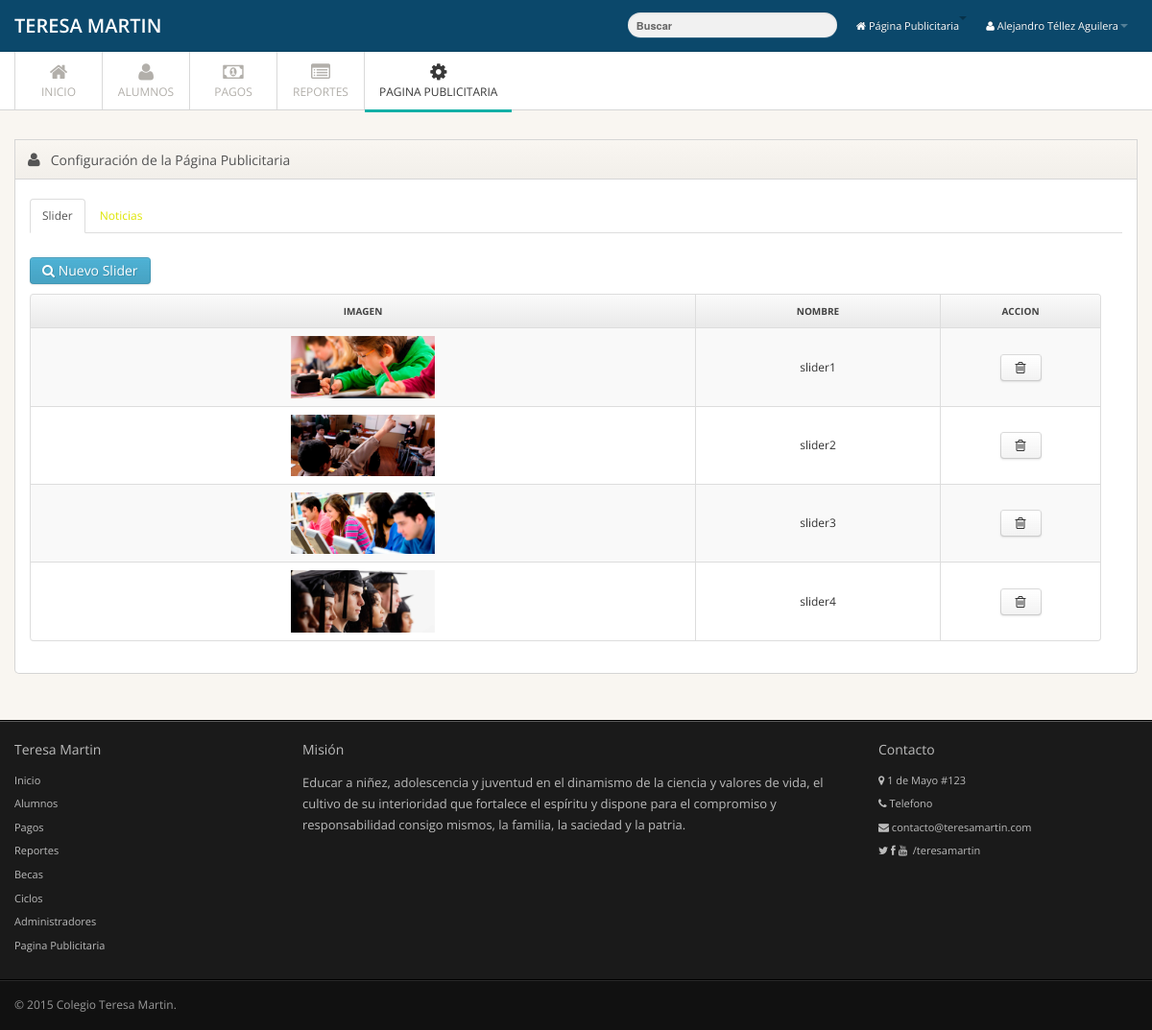
Screenshot of /admin/Configuracion/configpublic.php (signed in) with the database file from the repository.
### tables this page shows
CREATE TABLE IF NOT EXISTS `slider` (
`idslider` int(11) NOT NULL,
  `url` varchar(100) NOT NULL,
  `nombre` varchar(50) NOT NULL
);

### admin/Clases/conexion.php (called while the page is built, shortened)
<?php
class Conexion
{
private static $instancia;
private $con;
private function __construct()
{
    try
    {
    $this->con = new PDO("mysql:host=localhost;dbname=teresamartin",'root','');
    $this->con->exec("SET CHARSET SET utf8");
    }
    catch(PDOEception $e)
    {
        echo "Error:" . $e->getMessage();
        die();
    }
}
  public static function singleton_conexion()
    {
    if(!isset(self::$instancia)){
    self::$instancia = new $miclase;
    }
    return self::$instancia;
    }
public function prepare($sql)
{
return $this->con->prepare($sql);
}
}

### admin/Clases/Slider.php (called while the page is built, shortened)
<?php
require_once 'conexion.php';
class Slider{
   private $con;
   function __construct()
   {
      $this->con = Conexion::singleton_conexion();
   }
   public function get_slider($idslider = null){
       try{
         $sql = "SELECT * FROM slider";
      $consulta = $this->con->prepare($sql);
            $consulta->execute();
      if($consulta->rowCount() > 0){
         return $consulta;
      }else{
         return FALSE;
      }
      }catch(PDOException $ex) {
           print "Error:". $e->getMessage();
       }
   }
}

### admin/Configuracion/configpublic.php (the view, shortened to what this page needs)
<?php
include_once '../Clases/Slider.php';
$slide = new Slider();
$datos = $slide->get_slider(null);
?>
<!DOCTYPE html>
<html lang="es">
   <head>
      <link href="../../assets/css/bootstrap.min.css" rel="stylesheet">
      <link href="../../assets/css/bootstrap-responsive.min.css" rel="stylesheet">
      <link href="../../assets/css/font-awesome2.css" rel="stylesheet">
      <link href="../../assets/css/style.css" rel="stylesheet">
      <link href="../../assets/css/pages/dashboard.css" rel="stylesheet">
      <link href="../../assets/css/styleAAA.css" rel="stylesheet">
   </head>
   <body>
      <div class="navbar navbar-fixed-top">
         <div class="navbar-inner">
            <div class="container">
               <a class="brand" href="../index.php">TERESA MARTIN </a>
               <div class="nav-collapse">
                  <ul class="nav pull-right">
                     <li>
                        <a href="../../index.php" ><i class="icon-home"></i>&nbsp;Página Publicitaria<b class="caret"></b></a>
                     </li>
                     <li class="dropdown">
                        <a href="#" class="dropdown-toggle" data-toggle="dropdown"><i class="icon-user"></i>&nbsp;<?php echo $_SESSION['nombre']?><b class="caret"></b></a>
                     </li>
                  </ul>
                  <form class="navbar-search pull-right">
                     <input type="text" class="search-query" placeholder="Buscar">
                  </form>
               </div>
            </div>
         </div>
      </div>
      <div class="subnavbar">
         <div class="subnavbar-inner">
            <div class="container">
               <ul class="mainnav">
                  <li><a href="../index.php"><i class="icon-home"></i><span>Inicio</span> </a> </li>
                  <li><a href="../Alumno/alumnos.php"><i class=" icon-user"></i><span>Alumnos</span> </a> </li>
                  <li><a href="../Pago/pagos.php"><i class=" icon-money"></i><span>Pagos</span> </a> </li>
                  <li><a href="../Reportes/reportes.php"><i class="icon-list-alt"></i><span>Reportes</span> </a> </li>
                  <li  class="active"><a href="configpublic.php"><i class="icon-cog"></i><span>Pagina Publicitaria</span> </a> </li>
               </ul>
            </div>
         </div>
      </div>
      <div class="main">
         <div class="main-inner">
            <div class="container">
               <div class="row">
                  <div class="span12">
                     <div class="widget ">
                        <div class="widget-header">
                           <i class="icon-user"></i>
                           <h3>Configuración de la Página Publicitaria</h3>
                        </div>
                        <div class="widget-content">
                           <div class="tabbable">
                              <ul class="nav nav-tabs" id="nav-configpublic">
                                 <li class="active">
                                    <a href="#slider" data-toggle="tab">Slider</a>
                                 </li>
                                 <li><a href="#noticias" data-toggle="tab">Noticias</a></li>
                              </ul>
                              <br>
                              <div class="tab-content">
                                 <div class="tab-pane <?php if(!isset($_GET['active'])){echo "active";}?>" id="slider">
                                    <div class="container">
                                       <div class="row">
                                          <div class="span12 configpublic">
                                             <a href="#" class="shortcut btn btn-info" data-toggle="modal" data-target="#nuevoslider">
                                                <i class="shortcut-icon icon-search"></i>
                                                <span class="shortcut-label">Nuevo Slider</span>
                                             </a>
                                             <br>
                                             <table class="table table-striped table-bordered get_table table_configpublic"  id="">
                                                <thead>
                                                   <tr>
                                                      <th> Imagen </th>
                                                      <th> Nombre </th>
                                                      <th class="td-actions">Accion </th>
                                                   </tr>
                                                </thead>
                                                <tbody><?php
while ($row = $datos->fetchObject()){
                                                   ?><tr>
                                                   <td><img src="../../<?php echo $row->url;?>" class="img-responsive img-rounded" alt=""></td>
                                                   <td><?php echo $row->nombre;?></td>
                                                   <td>
                                                      <span id="tooltip-ver" class="input-group-addon mitooltip" title="Eliminar Slider" data-placement="top">
                                                         <a class="btn btn-bigger btn-invert" href="../Slider/del_slider.php?idslider=<?php echo $row->idslider;?>&url=<?php echo $row->url;?>">
                                                            <i class="btn-icon-only icon-trash"> </i>
                                                         </a>
                                                      </span>
                                                   </td> </tr>
                                                   <?php
}
                                                   ?>                                               </tbody>
                                             </table>
                                          </div>
                                       </div>
                                    </div>
                                 </div>
                              </div>
                           </div>
                        </div>
                     </div>
                  </div>
               </div>
            </div>
         </div>
      </div>
      <div class="extra">
         <div class="extra-inner">
            <div class="container">
               <div class="row">
                  <div class="span3">
                     <h4>
                        Teresa Martin</h4>
                     <ul>
                        <li><a href="../index.php"> Inicio </a></li>
                        <li><a href="../Alumno/alumnos.php"> Alumnos </a></li>
                        <li><a href="../Pago/pagos.php"> Pagos </a></li>
                        <li><a href="../Reportes/reportes.php"> Reportes </a></li>
                        <li><a href="../Beca/becas.php"> Becas </a></li>
                        <li><a href="../Ciclo/ciclos.php"> Ciclos </a></li>
                        <li><a href="../Administrador/administradores.php"> Administradores</a></li>
                        <li><a href="configpublic.php"> Pagina Publicitaria</a></li>
                     </ul>
                  </div>
                  <div class="span6">
                     <h4>
                        Misión</h4>
                     <p>
                        Educar a niñez, adolescencia y juventud en el dinamismo de la ciencia y valores de vida, el cultivo de su interioridad que fortalece el espíritu y dispone para el compromiso y responsabilidad consigo mismos, la familia, la saciedad y la patria.
                     </p>
                  </div>
                  <div class="span3">
                     <h4>
                        Contacto</h4>
                     <ul>
                        <li><i class="icon-map-marker"></i><span> 1 de Mayo #123</span></li>
                        <li><i class="icon-phone"></i><span> Telefono</span></li>
                        <li><i class="icon-envelope"></i><span> contacto@teresamartin.com</span></li>
                        <li><i class=" icon-twitter"></i>&nbsp;<i class="icon-facebook"></i>&nbsp;<i class="icon-youtube"></i>&nbsp;<span> /teresamartin</span></li>
                     </ul>
                  </div>
               </div>
            </div>
         </div>
      </div>
      <div class="footer">
         <div class="footer-inner">
            <div class="container">
               <div class="row">
                  <div class="span12"> &copy; 2015 <a href="#">Colegio Teresa Martin</a>. </div>
               </div>
            </div>
         </div>
      </div>
   </body>
</html>

### assets/css/styleAAA.css (style rules this page uses)
body { font-family: "Open Sans",sans-serif; font-size: 12px; }
.get_table .td-actions { width: 150px; }
.get_table tr td, .get_table tr th { text-align: center; }
.navbar-inner { background: rgb(11,72,107) !important; }
.navbar-search .search-query { background-color: rgb(241,241,241); }
a { color: rgb(221,229,0); }
.subnavbar .container > ul > li > a { font-weight: normal; text-transform: uppercase; }
.subnavbar .container > ul > li.active > a { border-bottom: 3px solid rgb(20,176,166); }
.configpublic { width: 93% !important; }
#nav-configpublic { margin-bottom: 5px; }
.table_configpublic { margin-top: 10px; }
.widget-header h3 { font-weight: normal; }
.img-rounded { max-width: 150px; max-height: 150px; }
.extra a { text-decoration: none; color: #BBB !important; }

### rows the page displays
slider: url (picture), nombre "slider1"
slider: url (picture), nombre "slider2"
slider: url (picture), nombre "slider3"
slider: url (picture), nombre "slider4"

### other values shown
$_SESSION['nombre'] "Alejandro Téllez Aguilera"
